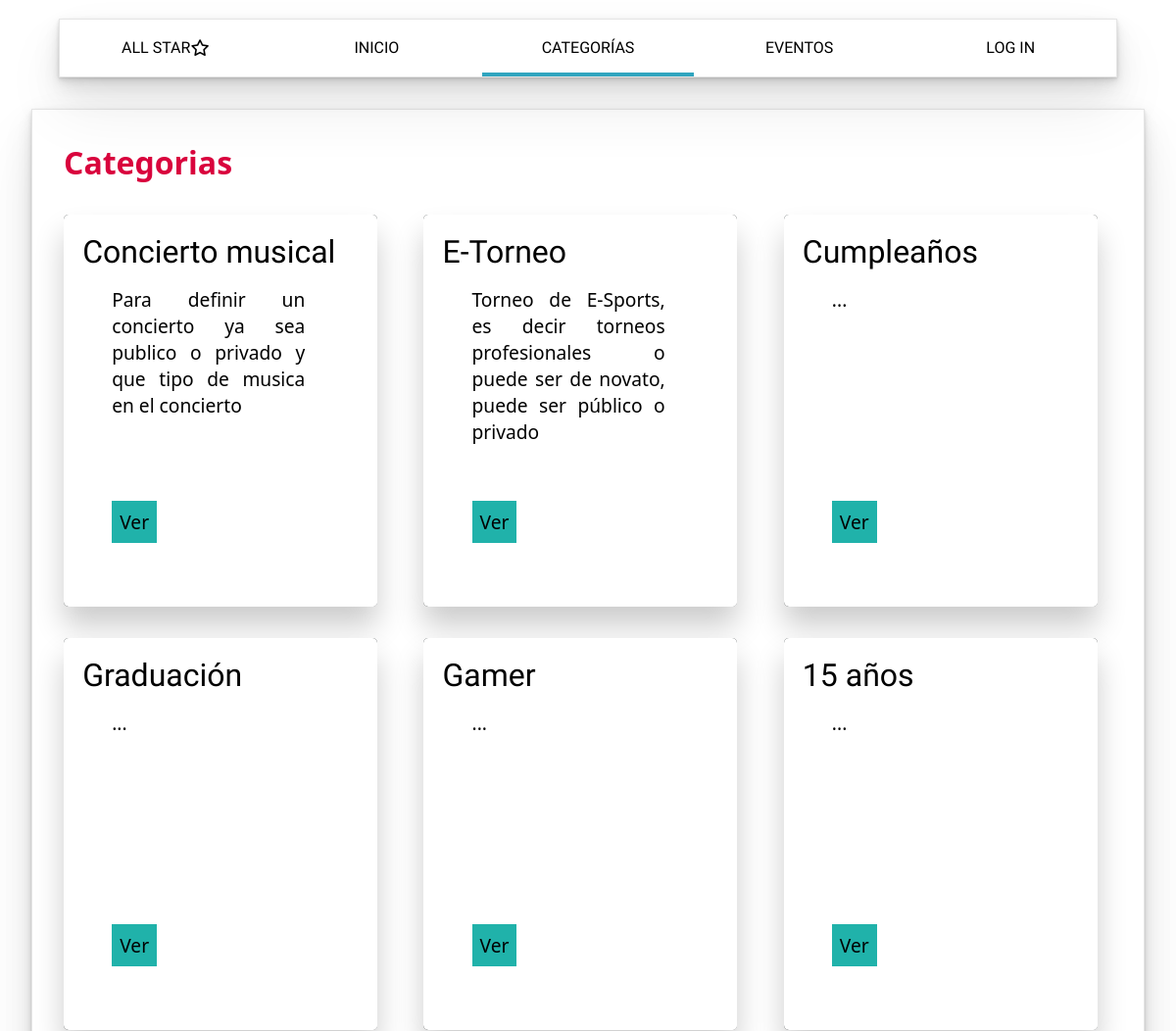
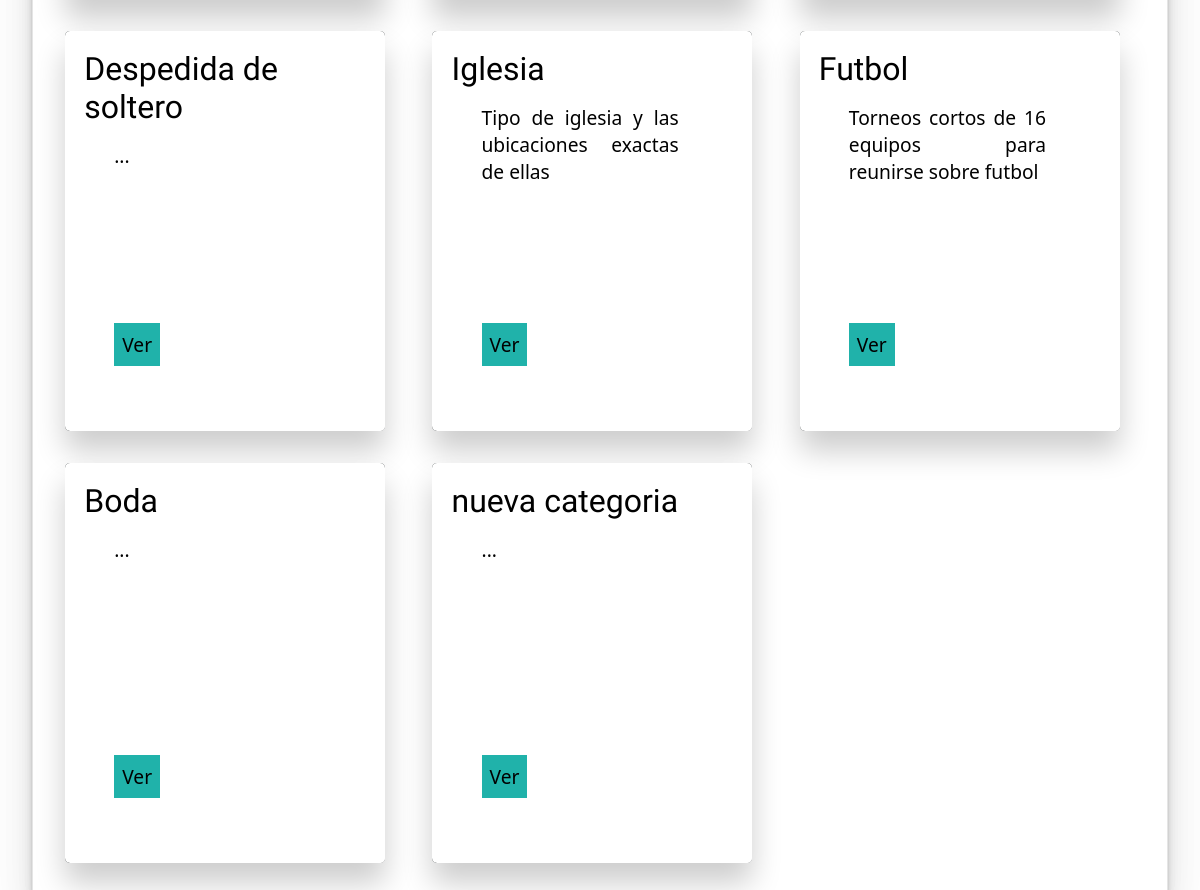
Screenshot of /categoria/index.php with the database file from the repository (2 pictures, top to bottom).
### tables this page shows
CREATE TABLE IF NOT EXISTS `categoria` (
  `idCategoria` int(11) NOT NULL AUTO_INCREMENT,
  `Titulo` varchar(50) NOT NULL,
  `Descripcion` text NOT NULL,
  PRIMARY KEY (`idCategoria`)
);

### controlador/queryCategoria.php (called while the page is built, shortened)
<?php
class QueryEvento{
    public function getCate(){
        $model = new Conection();
        $connection  = $model->_getConection();
        $sql = "SELECT * FROM categoria";
        $sentencia= $connection->prepare($sql);
        if(!$sentencia){
            return null;
        }else{
            $sentencia->execute();
            $resultado = $sentencia->fetchAll(PDO::FETCH_ASSOC);
            return $resultado;
        }
    }
}
?>

### modelo/categCard_generator.php (the view, shortened to what this page needs)
<?php
    class eventCard{
        public function CreateCard($titulo, $descripcion,$idCategoria, $rol){
            $opciones = "";
            $card = <<<AOD
            <div class="evento">
                    <div class="titulo-e">
                        <div class="t">
                            $titulo
                        </div>
                        <div class="info">
                          <p>$descripcion</p>
                          <div class="titulo-a">
                            $opciones
                            <a class="celeste" href='../evento/index.php?idCategoria=$idCategoria''>Ver</a>
                          </div>
                        </div>
                    </div>
            </div>
           AOD;
            echo  $card ;
        }
    }
?>

### categoria/index.php (shortened to what this page needs)
<?php
require_once('../controlador/queryCategoria.php');
require_once('../vista/menu_vista.php');
require_once('../modelo/categCard_generator.php');
$rol = getRolSession();
$query = new QueryEvento();
$menu = new HTMLMENU(1, $rol);
$cardG = new eventCard();
$body = $query-> getCate();
$eventos = $query-> getCate();
?>
<!DOCTYPE html>
<html lang="en">
<head>
    <link rel="stylesheet" href="../css/menu.style.css">
    <link rel="stylesheet" href="css/dashboard.css">
    <link rel="stylesheet" href="../css/icomoon/style.css">
    <link rel="stylesheet" href="css/style.categoria.css">
</head>
<body>
    <?php $menu->createMenu(); ?>
    <div class="div-contenido">
        <div class="contenedor-abuelo">
            <div class="contenedor-header">
                <div class="contenedor-titulo">
                    <h1>Categorias</h1>
                </div>
            </div>
            <div class="contenedor-card">
<?php
if(!($eventos == null)){
    foreach($eventos as $fila => $evento){
        $cardG->CreateCard($evento['Titulo'], $evento['Descripcion'], $evento['idCategoria'], $rol);
    }
}
?>
            </div>
        </div>
    </div>
</body>
</html>

### vista/menu_vista.php (shortened to what this page needs)
<?php
    class HTMLMENU{
        private $menuClass = 0;
        private $opciones = array("INICIO", "CATEGORÍAS", "EVENTOS", "", "", "LOG IN");
        private $links = array(
            "../dashboard/index.php",
            "../categoria/index.php",
            "../evento/index.php",
            "../usuarios/index.php",
            "",
            "../login/login.php"
        );
        private $line_width = 25;
        private $countItems = "";
        public function __construct($typeMenu, $session = 'u'){
            switch($typeMenu){
                case 1:
                    $this->menuClass = "start-" . $this->countItems . "eventos";
                break;
            }
        }
        public function createMenu(){
            $items = "";
            foreach($this->opciones as $key => $opcion){
                if( $opcion != "" ){
                    $items .= <<<DFM
                    <a href='{$this->links[$key]}' class='menu-item' id='item-{$this->countItems}{$key}'>{$opcion}</a>\n
                    DFM;
                }
            }
            $header =<<<AAA
<header>
    <nav>
        <div class='titulo'>ALL STAR <span class='icon-star'></span></div>
        <div id='menu'>
            {$items}
            <div id='line' class='{$this->menuClass}' style="width:{$this->line_width}%;">
            </div>
        </div>
    </nav>
</header>
<script src='../js/menuscript.js'></script>
AAA;
            echo $header;
        }
    }
?>

### css/menu.style.css (style rules this page uses)
* { padding: 0; margin: 0; box-sizing: border-box; }
header { position: sticky; width: 100%; top: 0; z-index: 100; }
nav { background-color: white; margin: 1.2em auto; font-family: 'Josefin Sans', sans-serif; width: 90%; display: grid; overflow: hidden; grid-template-columns: 20% 80%; height: max-content; border: solid 1px rgba(128, 128, 128, 0.205); box-shadow: rgba(0, 0, 0, 0.07) 0px 1px 2px, rgba(0, 0, 0, 0.07) 0px 2px 4px, rgba(0, 0, 0, 0.07) 0px 4px 8px, rgba(0, 0, 0, 0.07) 0px 8px 16px, rgba(0, 0, 0, 0.07) 0px 16px 32px, rgba(0, 0, 0, 0.07) 0px 32px 64px; }
a { color: inherit; font-style: normal; text-decoration: none; }
.titulo { display: flex; justify-content: center; align-items: center; text-align: center; padding: 1.2em; }
#menu { position: relative; display: flex; list-style: none; width: 100%; flex-direction: row; align-items: center; justify-content: flex-end; }
.menu-item { padding: 1.2em; height: 100%; flex: 1; min-width: 100px; text-align: center; background-color: transparent; z-index: 1; width: 100%; display: flex; align-items: center; justify-content: center; }
#line { transition: ease-out 0.2s; position: absolute; height: 4px; display: block; background-color: #30A5BF; bottom: 0; }
.start-eventos { left: 25%; }
.icon-star { font-size: 1.2em; }

### categoria/css/dashboard.css (style rules this page uses)
* { padding: 0; margin: 0; }
body { background-color: white; }
.evento { position: relative; height: 400px; width: 320px; border-radius: 5px; box-shadow: rgba(0, 0, 0, 0.2) 0px 20px 30px; margin: 0 auto; display: inline-block; overflow: hidden ; background-color:rgb(15, 21, 24) ; }
.evento .titulo-e { font-family: 'Josefin Sans', sans-serif; bottom: 0; height: 100%; width: 100%; padding: 1.2em; background-color: white; }
.evento .titulo-a { font-family: 'Josefin Sans', sans-serif; position: absolute; bottom: 0; height: 100px; width: 100%; background-color: white; }
.evento .t { font-family: 'Josefin Sans', sans-serif; font-size: 2em; }
.evento .info { font-family: 'Josefin Sans', sans-serif; font-size: 1.2em; margin-top: 1rem; width: 70%; margin-left: 30px; text-align: justify; }
.evento .celeste { background-color:lightseagreen; color:black; padding: 8px; text-decoration:none; }

### css/icomoon/style.css (style rules this page uses)
[class^="icon-"], [class*=" icon-"] { font-family: 'icomoon' !important; speak: never; font-style: normal; font-weight: normal; font-variant: normal; text-transform: none; line-height: 1; -webkit-font-smoothing: antialiased; -moz-osx-font-smoothing: grayscale; }
.icon-star:before { content: "\e9e1"; }

### categoria/css/style.categoria.css (style rules this page uses)
:root { --verde: #0C7F0C; --rojo: #BF2604; --azul: #5E44FC; --titulo: #D9043D; --grisOscuro: #212126; --gris: #96A4A7; --grisClaro: #C6D0D9; }
.div-contenido * { margin: 0%; padding: 0%; font-family: 'Segoe UI', Tahoma, Geneva, Verdana, sans-serif; }
.contenedor-abuelo { margin: 2em; padding: 2em; display: flex; flex-direction: column; gap: 2em; border: solid 1px rgba(128, 128, 128, 0.205); box-shadow: rgba(0, 0, 0, 0.07) 0px 1px 2px, rgba(0, 0, 0, 0.07) 0px 2px 4px, rgba(0, 0, 0, 0.07) 0px 4px 8px, rgba(0, 0, 0, 0.07) 0px 8px 16px, rgba(0, 0, 0, 0.07) 0px 16px 32px, rgba(0, 0, 0, 0.07) 0px 32px 64px; }
.contenedor-header { display: flex; flex-direction: row; }
.contenedor-titulo { color: var(--titulo); width: 70%; }
.contenedor-card { display: grid; grid-template-columns: 1fr 1fr 1fr; gap: 2em; }

### rows the page displays
categoria: Titulo "Concierto musical", Descripcion "Para definir un concierto ya sea publico o privado y que tipo de musica en el concierto"
categoria: Titulo "E-Torneo", Descripcion "Torneo de E-Sports, es decir torneos profesionales o puede ser de novato, puede ser público o privado"
categoria: Titulo "Cumpleaños", Descripcion "..."
categoria: Titulo "Graduación", Descripcion "..."
categoria: Titulo "Gamer", Descripcion "..."
categoria: Titulo "15 años", Descripcion "..."
categoria: Titulo "Despedida de soltero", Descripcion "..."
categoria: Titulo "Iglesia", Descripcion "Tipo de iglesia y las ubicaciones exactas de ellas"
categoria: Titulo "Futbol", Descripcion "Torneos cortos de 16 equipos para reunirse sobre futbol"
categoria: Titulo "Boda", Descripcion "..."
categoria: Titulo "nueva categoria", Descripcion "..."

### other values shown
$opcion "INICIO"
$opcion "CATEGORÍAS"
$opcion "EVENTOS"
$opcion "LOG IN"
